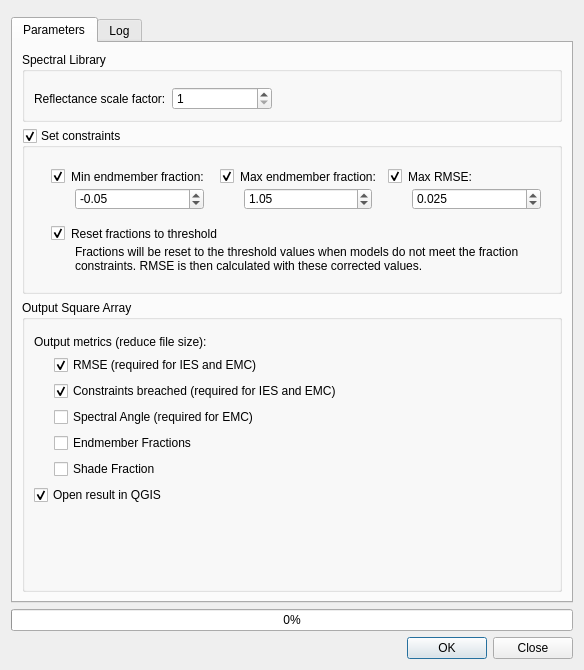
<?xml version="1.0" encoding="UTF-8"?>
<ui version="4.0">
 <class>SquareArrayDialog</class>
 <widget class="QDialog" name="SquareArrayDialog">
  <property name="geometry">
   <rect>
    <x>0</x>
    <y>0</y>
    <width>584</width>
    <height>670</height>
   </rect>
  </property>
  <property name="windowTitle">
   <string>Create a Square Array</string>
  </property>
  <property name="toolTip">
   <string/>
  </property>
  <property name="toolTipDuration">
   <number>-1</number>
  </property>
  <property name="statusTip">
   <string/>
  </property>
  <property name="whatsThis">
   <string/>
  </property>
  <property name="accessibleName">
   <string/>
  </property>
  <property name="accessibleDescription">
   <string/>
  </property>
  <property name="locale">
   <locale language="English" country="UnitedKingdom"/>
  </property>
  <property name="windowFilePath">
   <string/>
  </property>
  <property name="sizeGripEnabled">
   <bool>false</bool>
  </property>
  <property name="modal">
   <bool>false</bool>
  </property>
  <layout class="QVBoxLayout" name="verticalLayout">
   <item>
    <widget class="QWidget" name="logoWidget" native="true">
     <layout class="QVBoxLayout" name="verticalLayout_8">
      <property name="spacing">
       <number>0</number>
      </property>
      <property name="leftMargin">
       <number>0</number>
      </property>
      <property name="topMargin">
       <number>0</number>
      </property>
      <property name="rightMargin">
       <number>0</number>
      </property>
      <property name="bottomMargin">
       <number>0</number>
      </property>
      <item>
       <layout class="QHBoxLayout" name="logoLayout">
        <property name="spacing">
         <number>0</number>
        </property>
       </layout>
      </item>
     </layout>
    </widget>
   </item>
   <item>
    <widget class="QScrollArea" name="scrollArea">
     <property name="styleSheet">
      <string notr="true"/>
     </property>
     <property name="frameShape">
      <enum>QFrame::NoFrame</enum>
     </property>
     <property name="frameShadow">
      <enum>QFrame::Sunken</enum>
     </property>
     <property name="widgetResizable">
      <bool>true</bool>
     </property>
     <widget class="QWidget" name="scrollAreaContent">
      <property name="geometry">
       <rect>
        <x>0</x>
        <y>0</y>
        <width>566</width>
        <height>588</height>
       </rect>
      </property>
      <layout class="QVBoxLayout" name="verticalLayout_2">
       <property name="spacing">
        <number>0</number>
       </property>
       <property name="leftMargin">
        <number>0</number>
       </property>
       <property name="topMargin">
        <number>0</number>
       </property>
       <property name="rightMargin">
        <number>0</number>
       </property>
       <property name="bottomMargin">
        <number>0</number>
       </property>
       <item>
        <widget class="QTabWidget" name="tabWidget">
         <property name="currentIndex">
          <number>0</number>
         </property>
         <widget class="QWidget" name="tab">
          <attribute name="title">
           <string>Parameters</string>
          </attribute>
          <layout class="QVBoxLayout" name="verticalLayout_9">
           <item>
            <widget class="QGroupBox" name="libraryGroup">
             <property name="styleSheet">
              <string notr="true"/>
             </property>
             <property name="title">
              <string>Spectral Library</string>
             </property>
             <layout class="QVBoxLayout" name="verticalLayout_4">
              <item>
               <widget class="QgsFileWidget" name="browseLibrary">
                <property name="toolTip">
                 <string>Browse for the spectral library</string>
                </property>
                <property name="dialogTitle">
                 <string>Select a spectral library</string>
                </property>
                <property name="filter">
                 <string>ENVI Spectral Library (*.sli);;All Files (*)</string>
                </property>
                <property name="defaultRoot">
                 <string/>
                </property>
               </widget>
              </item>
              <item>
               <layout class="QHBoxLayout" name="horizontalLayout">
                <item>
                 <widget class="QLabel" name="label1">
                  <property name="toolTip">
                   <string>The reflectance scale factor is automatically detected. It is the number by which the array must be divided to get reflectance values between 0 and 1. The user can change this value here.</string>
                  </property>
                  <property name="text">
                   <string>Reflectance scale factor:</string>
                  </property>
                 </widget>
                </item>
                <item>
                 <widget class="QSpinBox" name="libraryScaleValue">
                  <property name="sizePolicy">
                   <sizepolicy hsizetype="Minimum" vsizetype="Fixed">
                    <horstretch>0</horstretch>
                    <verstretch>0</verstretch>
                   </sizepolicy>
                  </property>
                  <property name="minimumSize">
                   <size>
                    <width>100</width>
                    <height>0</height>
                   </size>
                  </property>
                  <property name="toolTip">
                   <string>The reflectance scale factor is automatically detected. It is the number by which the array must be divided to get reflectance values between 0 and 1. The user can change this value here.</string>
                  </property>
                  <property name="minimum">
                   <number>1</number>
                  </property>
                  <property name="maximum">
                   <number>1000000000</number>
                  </property>
                 </widget>
                </item>
                <item>
                 <spacer name="horizontalSpacer">
                  <property name="orientation">
                   <enum>Qt::Horizontal</enum>
                  </property>
                  <property name="sizeHint" stdset="0">
                   <size>
                    <width>40</width>
                    <height>20</height>
                   </size>
                  </property>
                 </spacer>
                </item>
               </layout>
              </item>
             </layout>
            </widget>
           </item>
           <item>
            <widget class="QGroupBox" name="constraintsGroup">
             <property name="toolTip">
              <string>Only models that meet these constraints can be chosen.</string>
             </property>
             <property name="title">
              <string>Set constraints</string>
             </property>
             <property name="flat">
              <bool>false</bool>
             </property>
             <property name="checkable">
              <bool>true</bool>
             </property>
             <layout class="QGridLayout" name="gridLayout_4">
              <property name="leftMargin">
               <number>25</number>
              </property>
              <property name="topMargin">
               <number>20</number>
              </property>
              <item row="0" column="0">
               <widget class="QGroupBox" name="minFracCheck">
                <property name="styleSheet">
                 <string notr="true">QGroupBox { border: none}</string>
                </property>
                <property name="title">
                 <string>Min endmember fraction:</string>
                </property>
                <property name="alignment">
                 <set>Qt::AlignLeading|Qt::AlignLeft|Qt::AlignVCenter</set>
                </property>
                <property name="flat">
                 <bool>false</bool>
                </property>
                <property name="checkable">
                 <bool>true</bool>
                </property>
                <property name="checked">
                 <bool>true</bool>
                </property>
                <layout class="QVBoxLayout" name="verticalLayout_13">
                 <property name="spacing">
                  <number>6</number>
                 </property>
                 <property name="leftMargin">
                  <number>25</number>
                 </property>
                 <property name="topMargin">
                  <number>20</number>
                 </property>
                 <item>
                  <widget class="QDoubleSpinBox" name="minFracValue">
                   <property name="readOnly">
                    <bool>false</bool>
                   </property>
                   <property name="buttonSymbols">
                    <enum>QAbstractSpinBox::UpDownArrows</enum>
                   </property>
                   <property name="minimum">
                    <double>-0.500000000000000</double>
                   </property>
                   <property name="maximum">
                    <double>1.000000000000000</double>
                   </property>
                   <property name="singleStep">
                    <double>0.010000000000000</double>
                   </property>
                   <property name="value">
                    <double>-0.050000000000000</double>
                   </property>
                  </widget>
                 </item>
                </layout>
               </widget>
              </item>
              <item row="0" column="2">
               <widget class="QGroupBox" name="maxRMSECheck">
                <property name="styleSheet">
                 <string notr="true">QGroupBox { border: none  }</string>
                </property>
                <property name="title">
                 <string>Max RMSE:</string>
                </property>
                <property name="checkable">
                 <bool>true</bool>
                </property>
                <property name="checked">
                 <bool>true</bool>
                </property>
                <layout class="QVBoxLayout" name="verticalLayout_12">
                 <property name="leftMargin">
                  <number>25</number>
                 </property>
                 <property name="topMargin">
                  <number>20</number>
                 </property>
                 <item>
                  <widget class="QDoubleSpinBox" name="maxRMSEValue">
                   <property name="decimals">
                    <number>3</number>
                   </property>
                   <property name="maximum">
                    <double>0.100000000000000</double>
                   </property>
                   <property name="singleStep">
                    <double>0.001000000000000</double>
                   </property>
                   <property name="value">
                    <double>0.025000000000000</double>
                   </property>
                  </widget>
                 </item>
                </layout>
               </widget>
              </item>
              <item row="0" column="1">
               <widget class="QGroupBox" name="maxFracCheck">
                <property name="styleSheet">
                 <string notr="true">QGroupBox { border: none}</string>
                </property>
                <property name="title">
                 <string>Max endmember fraction:</string>
                </property>
                <property name="checkable">
                 <bool>true</bool>
                </property>
                <property name="checked">
                 <bool>true</bool>
                </property>
                <layout class="QVBoxLayout" name="verticalLayout_5">
                 <property name="leftMargin">
                  <number>25</number>
                 </property>
                 <property name="topMargin">
                  <number>20</number>
                 </property>
                 <item>
                  <widget class="QDoubleSpinBox" name="maxFracValue">
                   <property name="minimum">
                    <double>0.000000000000000</double>
                   </property>
                   <property name="maximum">
                    <double>1.500000000000000</double>
                   </property>
                   <property name="singleStep">
                    <double>0.010000000000000</double>
                   </property>
                   <property name="value">
                    <double>1.050000000000000</double>
                   </property>
                  </widget>
                 </item>
                </layout>
               </widget>
              </item>
              <item row="1" column="0" colspan="3">
               <widget class="QGroupBox" name="resetCheck">
                <property name="styleSheet">
                 <string notr="true">QGroupBox { border: none}</string>
                </property>
                <property name="title">
                 <string>Reset fractions to threshold</string>
                </property>
                <property name="checkable">
                 <bool>true</bool>
                </property>
                <property name="checked">
                 <bool>true</bool>
                </property>
                <layout class="QVBoxLayout" name="verticalLayout_6">
                 <property name="leftMargin">
                  <number>25</number>
                 </property>
                 <property name="topMargin">
                  <number>20</number>
                 </property>
                 <item>
                  <widget class="QLabel" name="label">
                   <property name="text">
                    <string>Fractions will be reset to the threshold values when models do not meet the fraction constraints. RMSE is then calculated with these corrected values.</string>
                   </property>
                   <property name="wordWrap">
                    <bool>true</bool>
                   </property>
                  </widget>
                 </item>
                </layout>
               </widget>
              </item>
             </layout>
            </widget>
           </item>
           <item>
            <widget class="QGroupBox" name="outputGroup">
             <property name="toolTip">
              <string>Choose a name and location for the MESMA result file. Additional files will be filename_fractions, filename_rmse, filename_metadata.txt and filename_look_up_table.csv.</string>
             </property>
             <property name="title">
              <string>Output Square Array</string>
             </property>
             <layout class="QVBoxLayout" name="verticalLayout_3">
              <item>
               <widget class="QgsFileWidget" name="browseOut">
                <property name="toolTip">
                 <string>Choose a name and location for the MESMA result file. Additional files will be filename_fractions, filename_rmse, filename_metadata.txt and filename_look_up_table.csv.</string>
                </property>
                <property name="filter">
                 <string>Square Array (*.sqr);;All Files (*)</string>
                </property>
               </widget>
              </item>
              <item>
               <widget class="QLabel" name="label_2">
                <property name="text">
                 <string>Output metrics (reduce file size):</string>
                </property>
               </widget>
              </item>
              <item>
               <layout class="QVBoxLayout" name="verticalLayout_7">
                <property name="leftMargin">
                 <number>20</number>
                </property>
                <item>
                 <widget class="QCheckBox" name="outRmseCheck">
                  <property name="text">
                   <string>RMSE (required for IES and EMC)</string>
                  </property>
                  <property name="checked">
                   <bool>true</bool>
                  </property>
                 </widget>
                </item>
                <item>
                 <widget class="QCheckBox" name="outConstrCheck">
                  <property name="text">
                   <string>Constraints breached (required for IES and EMC)</string>
                  </property>
                  <property name="checked">
                   <bool>true</bool>
                  </property>
                 </widget>
                </item>
                <item>
                 <widget class="QCheckBox" name="outAngleCheck">
                  <property name="text">
                   <string>Spectral Angle (required for EMC)</string>
                  </property>
                 </widget>
                </item>
                <item>
                 <widget class="QCheckBox" name="outFracCheck">
                  <property name="text">
                   <string>Endmember Fractions</string>
                  </property>
                 </widget>
                </item>
                <item>
                 <widget class="QCheckBox" name="outShadeCheck">
                  <property name="text">
                   <string>Shade Fraction</string>
                  </property>
                 </widget>
                </item>
               </layout>
              </item>
              <item>
               <widget class="QCheckBox" name="openInQGIS">
                <property name="toolTip">
                 <string>Check if you would like to view the result in QGIS afterwards.</string>
                </property>
                <property name="text">
                 <string>Open result in QGIS</string>
                </property>
                <property name="checked">
                 <bool>true</bool>
                </property>
               </widget>
              </item>
              <item>
               <spacer name="verticalSpacer">
                <property name="orientation">
                 <enum>Qt::Vertical</enum>
                </property>
                <property name="sizeHint" stdset="0">
                 <size>
                  <width>20</width>
                  <height>0</height>
                 </size>
                </property>
               </spacer>
              </item>
             </layout>
            </widget>
           </item>
          </layout>
         </widget>
         <widget class="QWidget" name="tab_log">
          <attribute name="title">
           <string>Log</string>
          </attribute>
          <layout class="QVBoxLayout" name="verticalLayout_10">
           <item>
            <widget class="QTextBrowser" name="logBrowser"/>
           </item>
          </layout>
         </widget>
        </widget>
       </item>
      </layout>
     </widget>
    </widget>
   </item>
   <item>
    <widget class="QProgressBar" name="progressBar">
     <property name="value">
      <number>0</number>
     </property>
    </widget>
   </item>
   <item>
    <widget class="QDialogButtonBox" name="OKClose">
     <property name="standardButtons">
      <set>QDialogButtonBox::Close|QDialogButtonBox::Ok</set>
     </property>
     <property name="centerButtons">
      <bool>false</bool>
     </property>
    </widget>
   </item>
  </layout>
 </widget>
 <customwidgets>
  <customwidget>
   <class>QgsFileWidget</class>
   <extends>QWidget</extends>
   <header>qgsfilewidget.h</header>
  </customwidget>
 </customwidgets>
 <resources/>
 <connections/>
</ui>
